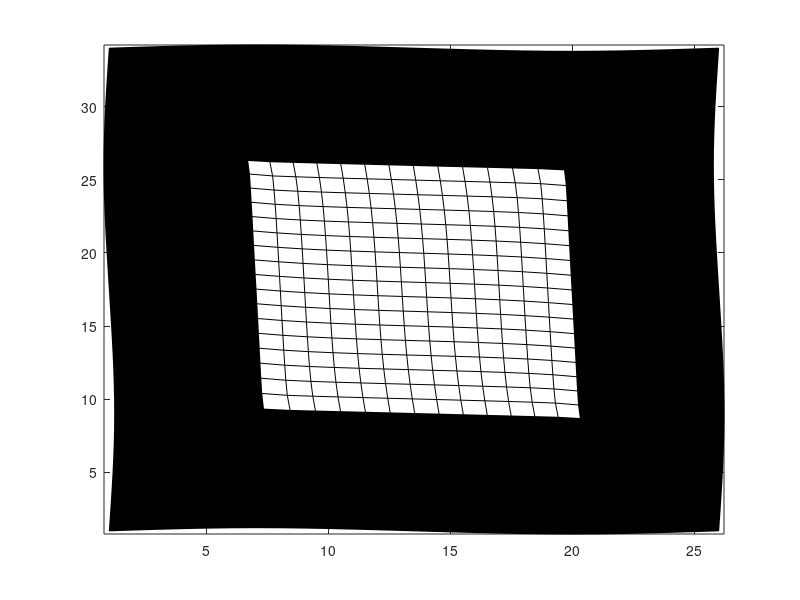

Reproduce this figure in MATLAB. (Note: this script raises an error after producing the figure.)
function testing2()
E = [1 1e-4];
nx=25;
ny=33;
delta = 0.02; %change in volume in every iteration
rmin = min([7,ceil(nx/4),ceil(ny/4)]);     %for mesh independent filter
a = 1; b = 1; %a, b for the shape function of elements in the macro FEM
am = a/nx; bm = a/ny; %size for the elements in the micro FEM is determined from using a,b,nx,ny

% x = random_init(nx, ny, Vf);   %initial design for microscale FEM
% x = design1(nx, ny);
% x = design2(nx, ny);

B = @(x,y,a,b)[ y - b,     0,   b - y,       0, b + y,     0, - b - y,       0;
               0, x - a,       0, - a - x,     0, a + x,       0,   a - x;
               x - a, y - b, - a - x,   b - y, a + x, b + y,   a - x, - b - y]/(4*a*b);

nu=0.3;
D = 1/(1-nu^2)*[1   nu  0;
                nu  1   0;
                0   0   (1-nu)/2;];
KE = @(x,y) B(x,y,am,bm)'*D*B(x,y,am,bm);
vx = @(a,b)[-a  -b;
             a  -b;
             a   b;
            -a   b];
b1 = integQuad(@(x,y)B(x,y,am,bm), vx(am,bm));
ke = integQuad(KE, vx(am,bm));

x = design3(nx, ny);
u = microFEM(nx, ny, a/nx,b/ny,x,ke, b1, D, E);
plot_asmb(x);
end

function plot_fig(x, i)
% a = figure(1);
a = figure('visible', 'off');
colormap(gray);
imagesc(1-x);
saveas(a,[num2str(i), '.jpg']);
end

function plot_asmb(x)
n = 3;
s = size(x);
t = zeros(3*s);
for i=1:n
  for j=1:n
    t(1+(j-1)*s(2):j*s(2),1+(i-1)*s(1):i*s(1)) = x;
  end
end
plot_fig(t,0);
end

function xinit = design3(nx, ny)
xinit(1:ny, 1:nx) = 1;
xmid = ceil((nx+1)/2); ymid=ceil((ny+1)/2);
xinit(ymid-(ny-1)/4:ymid+(ny-1)/4,xmid-(nx-1)/4:xmid+(nx-1)/4) = 0;
end

%% Perform microFEM
function u = microFEM(nx, ny, am, bm, x, ke, b1, D, E)
a = am; b = bm;
k = sparse(2*(nx+1)*(ny+1), 2*(nx+1)*(ny+1));
F = sparse(2*(nx+1)*(ny+1), 3);
for i=1:nx
  for j=1:ny
    n1 = (ny+1)*(i-1)+j;
    n2 = (ny+1)*i+j;
    dof = [2*n1+1; 2*n1+2; 2*n2+1; 2*n2+2; 2*n2-1; 2*n2; 2*n1-1; 2*n1;];
%     dof = [2*n2+1; 2*n2+2; 2*n1-1; 2*n1; 2*n2-1; 2*n2; 2*n1+1; 2*n1+2;]
    %k is the assembly of elemental stiffness matrices
    %every elemental stiffness matrix is identical, i.e. ke is calculated
    %once and for different element it is multiplied by the relative
    %density of element
    k(dof, dof) = k(dof, dof) + (x(j, i)*E(1)+(1-x(j, i))*E(2))*ke;
    F(dof, :) = F(dof, :) + (x(j, i)*E(1)+(1-x(j, i))*E(2))*b1'*D;
%     F(dof, :) = F(dof, :) + x(j,i)/2*b1'*D;
%     F(dof, :) = F(dof, :) + b1'*D;
  end
end
% u1=pbc(nx, ny, a,b,k,[1,0,0]);
% u2=pbc(nx, ny, a,b,k,[0,1,0]);
% u3=pbc(nx, ny, a,b,k,[0,0,1]);
u1=new_pbc(nx, ny, a,b,k,F,[1,0,0]);
u2=new_pbc(nx, ny, a,b,k,F,[0,1,0]);
u3=new_pbc(nx, ny, a,b,k,F,[0,0,1]);
u = [u1 u2 u3];
plot_result(nx, ny, x, u(:,3));
end
%%
function u = new_pbc(nx, ny, a, b, k, F, strain)
us = (4*(ny+1)-1):2*(ny+1):2*(ny+1)*nx;
ue = (2*(ny+1)*(nx+1)-2*ny+1):2:(2*(ny+1)*(nx+1)-2);
un = (2*(ny+1)+1):2*(ny+1):2*(ny+1)*nx;
uw = 3:2:2*ny;

if strain(3)==1
fixeddofs = [2*ny+1:2*ny+2, 2*(nx+1)*(ny+1)-1:2*(nx+1)*(ny+1),...
            2*(ny+1)*(nx)+1:2*(ny+1)*(nx)+2, 1:2, uw+1, ue+1, un, us];

C = zeros((nx+ny-2), 2*(nx+1)*(ny+1));
Q = zeros((nx+ny-2), 1);
Q(1:length(uw), :)        =0;
C(sub2ind(size(C),1:length(uw), ue))       =1;    
C(sub2ind(size(C),1:length(uw), uw))       =-1;    l=length(uw);  
Q(l+1:l+length(un), :)    =0;
C(sub2ind(size(C),l+1:l+length(un), un+1))   =1;     
C(sub2ind(size(C),l+1:l+length(un), us+1))   =-1;    l=l+length(un);
else
fixeddofs = [2*ny+1:2*ny+2, 2*(nx+1)*(ny+1)-1:2*(nx+1)*(ny+1),...
            2*(ny+1)*(nx)+1:2*(ny+1)*(nx)+2, 1:2, uw, ue, un+1, us+1];

C = zeros((nx+ny-2), 2*(nx+1)*(ny+1));
Q = zeros((nx+ny-2), 1);
Q(1:length(uw), :)        =0;
C(sub2ind(size(C),1:length(uw), ue+1))       =1;    
C(sub2ind(size(C),1:length(uw), uw+1))       =-1;    l=length(uw);  
Q(l+1:l+length(un), :)    =0;
C(sub2ind(size(C),l+1:l+length(un), un))   =1;     
C(sub2ind(size(C),l+1:l+length(un), us))   =-1;    l=l+length(un);
end
freedofs = setdiff(1:2*(nx+1)*(ny+1), fixeddofs);
alpha=1e7;
r = F*strain';
u = sparse(2*(nx+1)*(ny+1),1);
u(fixeddofs, :) = 0;

% r = zeros(size(u));
% r = r - k(:, fixeddofs)*u(fixeddofs,:);
kdash = k(freedofs, freedofs)+alpha*(C(:, freedofs)'*C(:, freedofs));
u(freedofs, :)=kdash\(r(freedofs,:) + C(:, freedofs)'*alpha*Q);
end

function plot_result(nx, ny, x, u)
[X, Y] = meshgrid(1:nx+1, 1:ny+1);
Y = flipud(Y);
X1 = X + 1*reshape(u(1:2:size(u)), ny+1, nx+1);
Y1 = Y + 1*reshape(u(2:2:size(u)), ny+1, nx+1);
% disp(u);
C = ones(ny+1, nx+1);
C(1:ny, 1:nx) = 1-x;
figure(2);
pcolor(X1, Y1, C);
colormap(gray);
pause(.1);
% plot(X,Y);
end

function [U]=FE(nelx,nely,x,penal)
[KE] = lk
K = sparse(2*(nelx+1)*(nely+1), 2*(nelx+1)*(nely+1));
F = sparse(2*(nely+1)*(nelx+1),1); U = zeros(2*(nely+1)*(nelx+1),1);
for elx = 1:nelx
  for ely = 1:nely
    n1 = (nely+1)*(elx-1)+ely; 
    n2 = (nely+1)* elx   +ely;
%     edof = [2*n1-1; 2*n1; 2*n2-1; 2*n2; 2*n2+1; 2*n2+2; 2*n1+1; 2*n1+2];
    edof = sort([2*n1+1; 2*n1+2;  2*n2+1; 2*n2+2; 2*n2-1; 2*n2; 2*n1-1; 2*n1;]);
    K(edof,edof) = K(edof,edof) + x(ely,elx)^penal*KE;
  end
end
full(K)
% DEFINE LOADS AND SUPPORTS (HALF MBB-BEAM)
F([1+2*(nely+1)*nelx:2:2*(nely+1)*(nelx+1)],1) = 1;
fixeddofs   = union([1:2:2*(nely+1)],union([2:(nely+1)*2:2*(nelx+1)*(nely+1)],[2*(nely+1):2*(nely+1):2*(nely+1)*(nelx+1)]));
alldofs     = [1:2*(nely+1)*(nelx+1)];
freedofs    = setdiff(alldofs,fixeddofs);
% SOLVING
U(freedofs,:) = K(freedofs,freedofs) \ F(freedofs,:);      
U(fixeddofs,:)= 0;
end

function [KE]=lk
E = 1.; 
nu = 0.3;
k=[ 1/2-nu/6   1/8+nu/8 -1/4-nu/12 -1/8+3*nu/8 ... 
   -1/4+nu/12 -1/8-nu/8  nu/6       1/8-3*nu/8];
KE = E/(1-nu^2)*[ k(1) k(2) k(3) k(4) k(5) k(6) k(7) k(8)
                  k(2) k(1) k(8) k(7) k(6) k(5) k(4) k(3)
                  k(3) k(8) k(1) k(6) k(7) k(4) k(5) k(2)
                  k(4) k(7) k(6) k(1) k(8) k(3) k(2) k(5)
                  k(5) k(6) k(7) k(8) k(1) k(2) k(3) k(4)
                  k(6) k(5) k(4) k(3) k(2) k(1) k(8) k(7)
                  k(7) k(4) k(5) k(2) k(3) k(8) k(1) k(6)
                  k(8) k(3) k(2) k(5) k(4) k(7) k(6) k(1)];
end

function valInteg = integQuad(F,vertices)
    w = [1 1 1 1];
    ptGaussRef =[-0.5774   -0.5774;
                  0.5774   -0.5774;
                  0.5774    0.5774;
                 -0.5774    0.5774];
    % Shape functions
    Psi1=@(x,y)(1-x).*(1-y)/4;
    Psi2=@(x,y)(1+x).*(1-y)/4;
    Psi3=@(x,y)(1+x).*(1+y)/4;
    Psi4=@(x,y)(1-x).*(1+y)/4;
    % Shape function derivatives
    dPsi11=@(x,y) -(1-y)/4;
    dPsi21=@(x,y) (1-y)/4;
    dPsi31=@(x,y) (1+y)/4;
    dPsi41=@(x,y) -(1+y)/4;
    dPsi12=@(x,y) -(1-x)/4;
    dPsi22=@(x,y) -(1+x)/4;
    dPsi32=@(x,y) (1+x)/4;
    dPsi42=@(x,y) (1-x)/4;
    % Gradient matrix
    Jacb =@(x,y) [dPsi11(x,y), dPsi21(x,y),dPsi31(x,y),dPsi41(x,y);...
                  dPsi12(x,y), dPsi22(x,y),dPsi32(x,y),dPsi42(x,y)];
    % evaluate Shape functions on Gaussian reference points
    xi = ptGaussRef(:,1);
    eta = ptGaussRef(:,2);
    evalPsi1 = Psi1(xi,eta);
    evalPsi2 = Psi2(xi,eta);
    evalPsi3 = Psi3(xi,eta);
    evalPsi4 = Psi4(xi,eta);
    % from the change of variables function
    ptGaussDomain = [evalPsi1,evalPsi2,evalPsi3,evalPsi4]*vertices;
    % evaluate Jacobian contribution for each point
    for i=1:size(xi,1)
        evalDetJacb(i) = abs(det(Jacb(xi(i),eta(i))*vertices));
    end
    %evaluate the function on the domain points
    %evalF=F(ptGaussDomain(:,1),ptGaussDomain(:,2));
    % Finally, apply Gauss formula
    suma=zeros(size(F(vertices(1,1), vertices(1,2))));
    for i=1:size(ptGaussDomain,1)
        suma=suma+w(i)*F(ptGaussDomain(i,1),ptGaussDomain(i,2))*evalDetJacb(i);
    end
    valInteg = suma;
end
